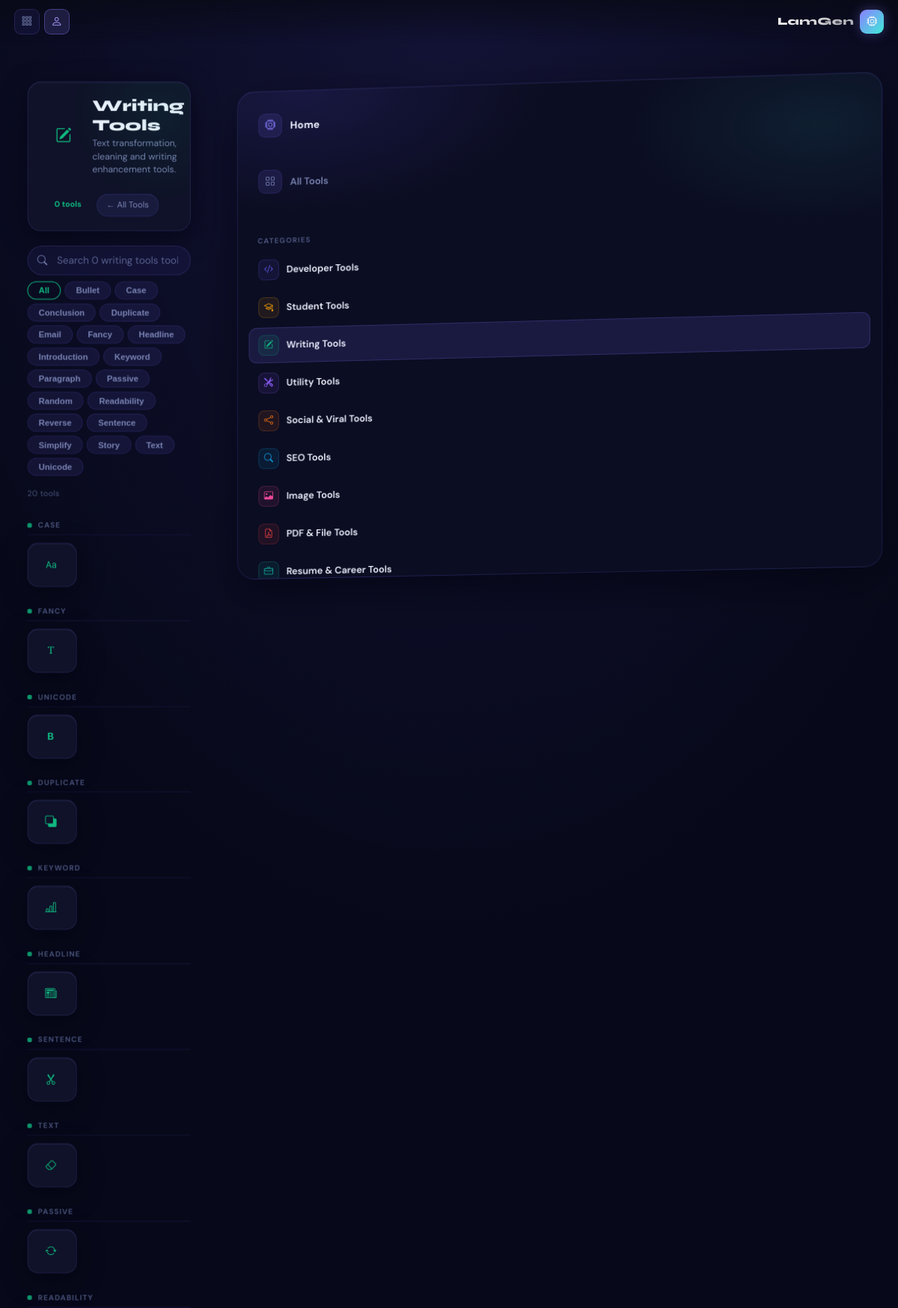
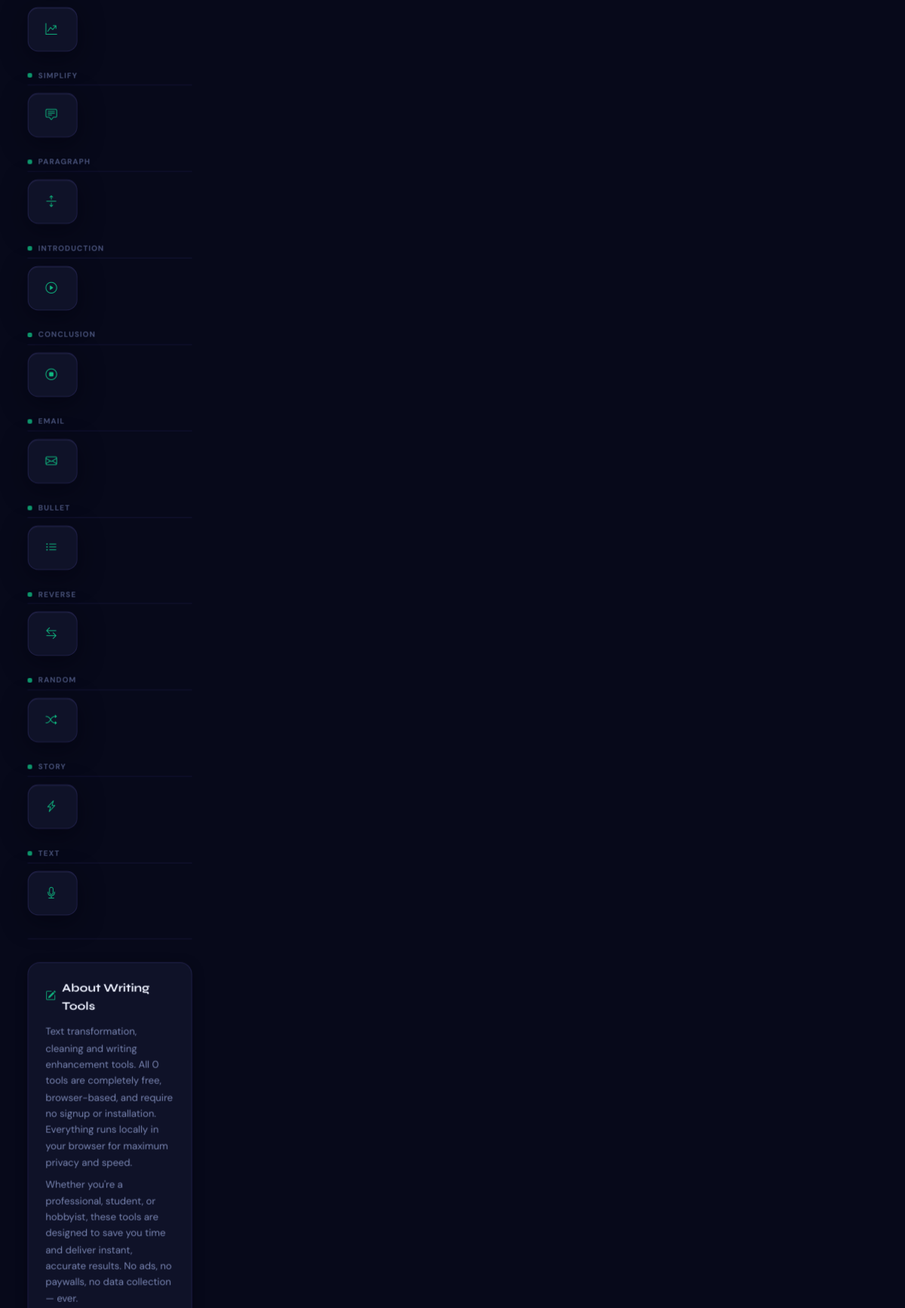
Screenshot of /tools/writing-tools/ (upper part) with the database file from the repository (2 pictures, top to bottom).
### tools/models.py (models this page shows, shortened)
class ToolCategory(models.Model):
    name = models.CharField(max_length=100)
    slug = models.SlugField(unique=True)
    icon = models.CharField(max_length=60, default='bi-tools')
    color_from = models.CharField(max_length=30, default='#6C63FF')
    color_to = models.CharField(max_length=30, default='#00F5D4')
    description = models.TextField(blank=True)
    short_desc = models.CharField(max_length=200, blank=True)
    order = models.IntegerField(default=0)
    is_active = models.BooleanField(default=True)
    class Meta:
        ordering = ['order', 'name']
        verbose_name_plural = 'Tool Categories'
    def get_absolute_url(self):
        from django.urls import reverse
        return reverse('tools:category', kwargs={'category_slug': self.slug})

class Tool(models.Model):
    name = models.CharField(max_length=150)
    slug = models.SlugField(unique=True)
    category = models.ForeignKey(ToolCategory, on_delete=models.CASCADE, related_name='tools')
    description = models.TextField()
    short_desc = models.CharField(max_length=255)
    icon = models.CharField(max_length=60, default='bi-wrench')
    template_name = models.CharField(max_length=200)  # e.g. "tools/developer/json-formatter.html"
    is_active = models.BooleanField(default=True)
    is_featured = models.BooleanField(default=False)
    is_new = models.BooleanField(default=False)
    is_pro = models.BooleanField(default=False)
    view_count = models.BigIntegerField(default=0)
    usage_count = models.BigIntegerField(default=0)
    tags = models.CharField(max_length=500, blank=True, help_text='Comma-separated tags')
    meta_title = models.CharField(max_length=70, blank=True)
    meta_description = models.CharField(max_length=160, blank=True)
    order = models.IntegerField(default=0)
    created_at = models.DateTimeField(auto_now_add=True)
    updated_at = models.DateTimeField(auto_now=True)
    class Meta:
        ordering = ['category__order', 'order', 'name']
    def get_absolute_url(self):
        from django.urls import reverse
        return reverse('tools:tool', kwargs={
            'category_slug': self.category.slug,
            'tool_slug': self.slug,
        })

### tools/views.py (the view, shortened to what this page needs)
# urls.py: path('<slug:category_slug>/', views.category_view, name='category'),
@cache_control(public=True, max_age=600)
def category_view(request, category_slug):
    category = get_object_or_404(ToolCategory, slug=category_slug, is_active=True)
    tools = list(Tool.objects.filter(category=category, is_active=True).order_by('order', 'name'))
    bookmarked_slugs = []
    if request.user.is_authenticated:
        bookmarked_slugs = list(
            ToolBookmark.objects.filter(user=request.user, tool__category=category).values_list('tool__slug', flat=True)
        )
    tool_groups = {}
    for tool in tools:
        group_name = "Other Utilities"
        if tool.tags:
            group_name = tool.tags.split(',')[0].strip().title()
        if group_name not in tool_groups:
            tool_groups[group_name] = []
        tool_groups[group_name].append(tool)
    sorted_groups = []
    for k in sorted(tool_groups.keys()):
        if k != "Other Utilities":
            sorted_groups.append((k, tool_groups[k]))
    if "Other Utilities" in tool_groups:
        sorted_groups.append(("Other Utilities", tool_groups["Other Utilities"]))
    import json as _json
    from .utils.metadata import build_breadcrumb_schema, build_category_schema
    cat_name = category.name
    tool_count = len(tools)
    meta_title = f'{cat_name} — {tool_count} Free Online Tools | LamGen'[:70]
    meta_desc = (
        category.description[:157] + '...'
        if category.description and len(category.description) > 160
        else category.description
        or f'Free {cat_name.lower()} online. {tool_count} tools — no download, no signup, instant results.'
    )
    breadcrumb_schema = _json.dumps(build_breadcrumb_schema(request, category))
    category_schema = _json.dumps(build_category_schema(category, tools, request))
    featured = [t for t in tools if t.is_featured][:4]
    trending = sorted(tools, key=lambda t: -t.view_count)[:6]
    newest = [t for t in tools if t.is_new][:4]
    return render(request, 'tools/category.html', {
        'category': category,
        'tools': tools,
        'tool_groups': sorted_groups,
        'bookmarked_slugs': bookmarked_slugs,
        'featured_tools': featured,
        'trending_tools': trending,
        'newest_tools': newest,
        'tool_count': tool_count,
        'page_title': meta_title,
        'meta_description': meta_desc,
        'canonical_url': request.build_absolute_uri(category.get_absolute_url()),
        'schema_json': category_schema,
        'breadcrumb_schema': breadcrumb_schema,
    })

### tools/context_processors.py (called while the page is built, shortened)
def tools_context(request):
    categories = cache.get('tool_categories_nav_v2')
    if categories is None:
        categories = list(
            ToolCategory.objects.filter(is_active=True).prefetch_related('tools').order_by('order', 'name')
        )
        cache.set('tool_categories_nav_v2', categories, 60 * 30)
    bookmarked_slugs = []
    return {
        'nav_categories': categories,
        'bookmarked_slugs': bookmarked_slugs,
    }

### tools/utils/metadata.py (called while the page is built, shortened)
def build_breadcrumb_schema(request, category, tool=None) -> dict:
    items = [
        {
            "@type": "ListItem",
            "position": 1,
            "name": "LamGen",
            "item": request.build_absolute_uri("/"),
        },
        {
            "@type": "ListItem",
            "position": 2,
            "name": "Tools",
            "item": request.build_absolute_uri("/tools/"),
        },
        {
            "@type": "ListItem",
            "position": 3,
            "name": category.name,
            "item": request.build_absolute_uri(category.get_absolute_url()),
        },
    ]
    return {
        "@context": "https://schema.org",
        "@type": "BreadcrumbList",
        "itemListElement": items,
    }

def build_category_schema(category, tools, request) -> dict:
    return {
        "@context": "https://schema.org",
        "@type": "CollectionPage",
        "name": f"{category.name} — Free Online Tools",
        "description": category.description or category.short_desc,
        "url": request.build_absolute_uri(category.get_absolute_url()),
        "hasPart": [
            {
                "@type": "SoftwareApplication",
                "name": tool.name,
                "url": request.build_absolute_uri(tool.get_absolute_url()),
                "applicationCategory": "UtilitiesApplication",
                "offers": {"@type": "Offer", "price": "0"},
            }
            for tool in tools[:10]
        ],
    }

### templates/tools/category.html (shortened to what this page needs)
{% extends "base.html" %}
{% load static %}
{% block content %}
<div class="cat-shell">
    <header class="cat-header" itemscope itemtype="https://schema.org/CollectionPage">
        <div class="cat-header-left">
            <div class="cat-header-icon" aria-hidden="true"><i class="{{ category.icon }}"></i></div>
            <div class="cat-header-text">
                <h1>{{ category.name }}</h1>
                <p>{{ category.description|default:category.short_desc|truncatechars:120 }}</p>
            </div>
        </div>
        <div class="cat-header-right">
            <span class="cat-tool-count">{{ tool_count|default:tools|length }} tools</span>
            <a href="{% url 'tools:index' %}" class="cat-back-link">← All Tools</a>
        </div>
    </header>
    <div class="cat-controls">
        <div class="cat-search-wrap">
            <i class="bi bi-search cat-search-icon" aria-hidden="true"></i>
            <input type="text"
                   id="catSearch"
                   class="cat-search"
                   placeholder="Search {{ tool_count|default:tools|length }} {{ category.name|lower }} tools…"
                   autocomplete="off"
                   aria-label="Search tools in {{ category.name }}">
        </div>
        {% if tool_groups|length > 1 %}
        <div class="group-pills" id="groupPills" role="group" aria-label="Filter by type">
            <button class="group-pill active" data-group="all">All</button>
            {% for group_name, tools_list in tool_groups %}
            <button class="group-pill" data-group="{{ forloop.counter }}">{{ group_name }}</button>
            {% endfor %}
        </div>
        {% endif %}
    </div>
    <div class="cat-meta" id="catMeta" aria-live="polite">{{ tool_count|default:tools|length }} tools</div>
    <div class="cat-tool-grid" id="catGrid" role="list" aria-label="{{ category.name }} tools"></div>
    <div class="cat-seo-wrap">
        <section class="cat-seo-section" aria-labelledby="cat-about-heading">
            <h2 id="cat-about-heading"><i class="{{ category.icon }}"></i> About {{ category.name }}</h2>
            <p>{{ category.description|default:category.short_desc }} All {{ tool_count|default:tools|length }} tools are completely free, browser-based, and require no signup or installation. Everything runs locally in your browser for maximum privacy and speed.</p>
            <p>Whether you're a professional, student, or hobbyist, these tools are designed to save you time and deliver instant, accurate results. No ads, no paywalls, no data collection — ever.</p>
        </section>
    </div>
</div>
{% endblock %}

### templates/base.html (shortened to what this page needs)
<!DOCTYPE html>
<html lang="en">
<head>
    {% load static %}
    {% load static %}
    <link href="https://cdn.jsdelivr.net/npm/bootstrap-icons@1.11.3/font/bootstrap-icons.min.css" rel="stylesheet" media="print" onload="this.media='all'">
    {% load static %}
    <link rel="stylesheet" href="{% static 'css/main.css' %}">
</head>
    <div class="space-bg">
        <div class="light-beams"></div>
        <div class="planet"></div>
        <div class="stars"></div>
        <div class="nebula fog-1"></div>
        <div class="rune-particles"></div>
        <div class="particles"></div>
    </div>
    <div class="top-nav-wrapper">
      <div class="top-nav-inner">
        <div class="nav-left">
          <a href="{% url 'tools:index' %}" class="nav-action-btn" title="All Tools" aria-label="All Tools">
            <i class="bi bi-grid-3x3-gap"></i>
          </a>
          <div class="nav-dropdown">
            <button class="profile-btn nav-dropdown-toggle"
                    onclick="this.closest('.nav-dropdown').classList.toggle('open')"
                    aria-label="Account menu"
                    aria-haspopup="true">
              {% if user.is_authenticated %}
              <i class="bi bi-person-fill"></i>
              {% else %}
              <i class="bi bi-person"></i>
              {% endif %}
            </button>
          </div>
        </div>
        <a href="{% url 'home' %}" class="nav-brand" aria-label="LamGen Home">
          <span class="nav-brand-name">LamGen</span>
          <div class="nav-brand-mark"><i class="bi bi-cpu"></i></div>
        </a>
      </div>
    </div>
    <main class="tools-shell">
        <div class="tools-main">
            {% block content %}{% endblock %}
        </div>
        <aside class="spatial-panel tools-actions" style="padding:1.25rem 1rem; justify-content:flex-start; overflow-y:auto; display:flex; flex-direction:column; gap:1.5rem;">
            {% block right_sidebar %}
            <a href="{% url 'home' %}"
               style="display:flex; align-items:center; gap:11px; padding:10px 12px; border-radius:12px; text-decoration:none; color:var(--lg-text); background:{% if request.path == '/' %}rgba(139,127,255,0.16){% else %}transparent{% endif %}; border:1px solid {% if request.path == '/' %}rgba(139,127,255,0.30){% else %}transparent{% endif %}; transition:all 0.18s;"
               onmouseover="if(!this.style.background.includes('139'))this.style.background='rgba(120,110,255,0.11)'"
               onmouseout="if(!this.style.background.includes('139'))this.style.background='transparent'">
                <div style="width:32px; height:32px; border-radius:9px; background:{% if request.path == '/' %}rgba(139,127,255,0.28){% else %}rgba(120,110,255,0.12){% endif %}; display:flex; align-items:center; justify-content:center; flex-shrink:0; border:1px solid {% if request.path == '/' %}rgba(139,127,255,0.40){% else %}rgba(120,110,255,0.14){% endif %};">
                    <i class="bi bi-cpu" style="color:{% if request.path == '/' %}#fff{% else %}var(--lg-violet){% endif %}; font-size:0.95rem;"></i>
                </div>
                <span style="font-weight:700; font-size:0.92rem; letter-spacing:0.2px;">Home</span>
            </a>
            <a href="{% url 'tools:index' %}"
               style="display:flex; align-items:center; gap:11px; padding:10px 12px; border-radius:12px; text-decoration:none; color:var(--lg-text); background:{% if request.path == '/tools/' %}rgba(139,127,255,0.12){% else %}transparent{% endif %}; border:1px solid {% if request.path == '/tools/' %}rgba(139,127,255,0.22){% else %}transparent{% endif %}; transition:all 0.18s;"
               onmouseover="if(!this.style.background.includes('139'))this.style.background='rgba(120,110,255,0.11)'"
               onmouseout="if(!this.style.background.includes('139'))this.style.background='transparent'">
                <div style="width:32px; height:32px; border-radius:9px; background:rgba(120,110,255,0.12); display:flex; align-items:center; justify-content:center; flex-shrink:0; border:1px solid rgba(120,110,255,0.14);">
                    <i class="bi bi-grid" style="color:var(--lg-text-muted); font-size:0.9rem;"></i>
                </div>
                <span style="font-weight:600; font-size:0.88rem; color:var(--lg-text-muted);">All Tools</span>
            </a>
            <div style="height:1px; background:linear-gradient(90deg,transparent,rgba(120,110,255,0.14) 30%,rgba(120,110,255,0.14) 70%,transparent); margin:0 0.25rem;"></div>
            <div style="display:flex; flex-direction:column; gap:3px;">
                <div style="font-size:0.65rem; font-weight:700; text-transform:uppercase; letter-spacing:1.2px; color:var(--lg-text-helper); padding:0 12px; margin-bottom:4px;">Categories</div>
                {% for cat in nav_categories %}
                <a href="{{ cat.get_absolute_url }}"
                   style="display:flex; align-items:center; gap:10px; padding:9px 12px; border-radius:11px; text-decoration:none; color:var(--lg-text); background:{% if request.path == cat.get_absolute_url %}rgba(120,110,255,0.14){% else %}transparent{% endif %}; border:1px solid {% if request.path == cat.get_absolute_url %}rgba(130,120,255,0.20){% else %}transparent{% endif %}; transition:all 0.18s;"
                   onmouseover="if(!this.style.background.includes('0.09'))this.style.background='rgba(120,110,255,0.10)'"
                   onmouseout="if(!this.style.background.includes('0.09'))this.style.background='transparent'">
                    <div style="width:28px; height:28px; border-radius:8px; background:{{ cat.color_from }}18; border:1px solid {{ cat.color_from }}33; display:flex; align-items:center; justify-content:center; flex-shrink:0;">
                        <i class="{{ cat.icon }}" style="color:{{ cat.color_from }}; font-size:0.82rem;"></i>
                    </div>
                    <span style="font-weight:600; font-size:0.86rem;">{{ cat.name }}</span>
                </a>
                {% endfor %}
            </div>
            {% endblock %}
        </aside>
    </main>
    {% load static %}
</body>
</html>

### rows the page displays
ToolCategory: name "Writing Tools", description "Text transformation, cleaning and writing enhancement tools.", name "Search 0 writing tools tools…"
Tool: group_name "Bullet"
Tool: group_name "Case"
Tool: group_name "Conclusion"
Tool: group_name "Duplicate"
Tool: group_name "Email"
Tool: group_name "Fancy"
Tool: group_name "Headline"
Tool: group_name "Introduction"
Tool: group_name "Keyword"
Tool: group_name "Paragraph"
Tool: group_name "Passive"
Tool: group_name "Random"
Tool: group_name "Readability"
Tool: group_name "Reverse"
Tool: group_name "Sentence"
Tool: group_name "Simplify"
Tool: group_name "Story"
Tool: group_name "Text"
Tool: group_name "Unicode"
ToolCategory: name "Developer Tools"
ToolCategory: name "Student Tools"
ToolCategory: name "Utility Tools"
ToolCategory: name "Social & Viral Tools"
ToolCategory: name "SEO Tools"
ToolCategory: name "Image Tools"
ToolCategory: name "PDF & File Tools"
ToolCategory: name "Resume & Career Tools"

### other values shown
{{ tool_count|default:tools|length }} "0"
